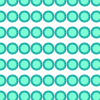
Frame 1 (no input)
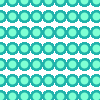
Frame 60 (the mouse pressed at the canvas centre just before this capture)
Frame 120 (the mouse held since frame 60 and released just before this capture): identical to frame 60, image omitted

The Processing sketch that drew these frames (run headless with seeded random() and noise(); from frame 60 on, the mouse is pressed at the canvas centre):

// Processing sketch: s04t00gabi
// ── s04t00gabi.pde
//Expresión Digital II - Diseño Digital - UDD - 2016
//Gabriela Navarro Risopatrón
//s04t00gabi

/* Este código mostrará nueve círculos a lo ancho y siete
circulos a lo alto. Con un doble for loop, con un if y un else.
*/

void setup(){
  size(100,100);                                  //Tamaño del canvas
  background(255);                                //Color de fondo del canvas
}

void draw(){
 int circ;                                        //variable circ
 
 if(width >= height) {                            //inicia condición
   circ= height/10;                               //resultado condicónn (igual ancho/10)
 } else {
   circ = width/10;                               //si no, cumpla esta condición (igual alto/10)  
 }


for(int x = 0; x <= width; x += width/8) {        //for loop para eje x
  for(int y = 0; y <= height; y += height/6) {    //for loop para eje y
    
    fill(127, 255,212);                           //Relleno de la figura (aqua marine)
    stroke(32,178,170);                           //Color del grosor de la línea (light sea green)
    strokeWeight(2);                              //Grosor de la línea (2 pixeles)
    ellipse(x, y, circ, circ);                    //Posición y tamaño de la elipse
  }
  }
}
